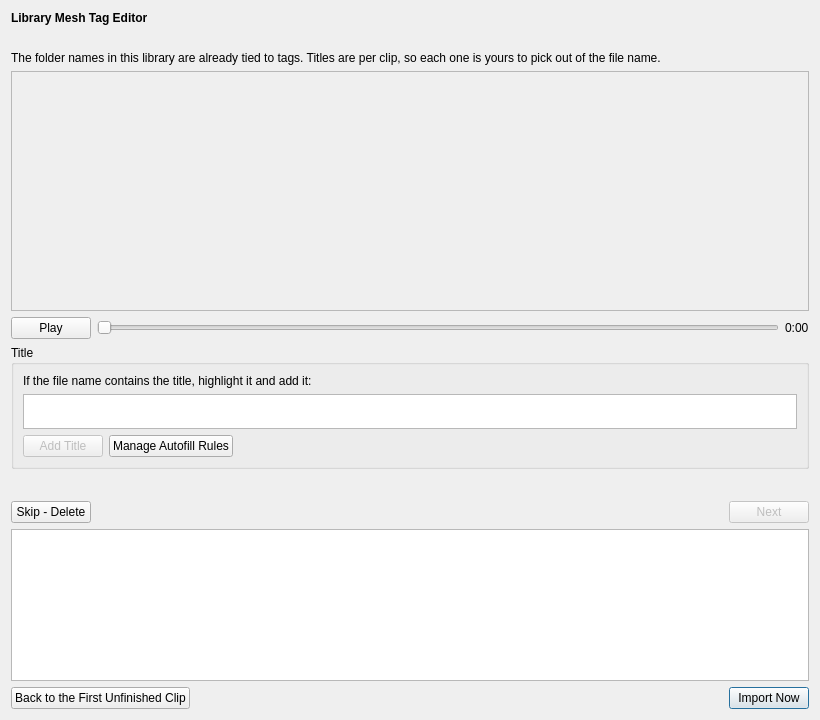
<?xml version="1.0" encoding="UTF-8"?>
<ui version="4.0">
 <class>QueueWindow</class>
 <widget class="QWidget" name="QueueWindow">
  <property name="geometry">
   <rect>
    <x>0</x>
    <y>0</y>
    <width>820</width>
    <height>720</height>
   </rect>
  </property>
  <property name="minimumSize">
   <size>
    <width>720</width>
    <height>620</height>
   </size>
  </property>
  <property name="windowTitle">
   <string>Library Mesh Tag Editor</string>
  </property>
  <layout class="QVBoxLayout" name="queueLayout">
   <property name="spacing">
    <number>6</number>
   </property>
   <item>
    <widget class="QLabel" name="labelTitle">
     <property name="styleSheet">
      <string notr="true">font-weight: bold;</string>
     </property>
     <property name="text">
      <string>Library Mesh Tag Editor</string>
     </property>
    </widget>
   </item>
   <item>
    <widget class="QLabel" name="labelProgress">
     <property name="text">
      <string/>
     </property>
    </widget>
   </item>
   <item>
    <widget class="QLabel" name="labelIntro">
     <property name="text">
      <string>The folder names in this library are already tied to tags. Titles are per clip, so each one is yours to pick out of the file name.</string>
     </property>
     <property name="wordWrap">
      <bool>true</bool>
     </property>
    </widget>
   </item>
   <item>
    <widget class="QFrame" name="videoContainer">
     <property name="minimumSize">
      <size>
       <width>0</width>
       <height>240</height>
      </size>
     </property>
     <property name="frameShape">
      <enum>QFrame::Shape::StyledPanel</enum>
     </property>
    </widget>
   </item>
   <item>
    <layout class="QHBoxLayout" name="transportLayout">
     <item>
      <widget class="QPushButton" name="buttonPlay">
       <property name="text">
        <string>Play</string>
       </property>
      </widget>
     </item>
     <item>
      <widget class="QSlider" name="sliderPosition">
       <property name="orientation">
        <enum>Qt::Orientation::Horizontal</enum>
       </property>
      </widget>
     </item>
     <item>
      <widget class="QLabel" name="labelPosition">
       <property name="text">
        <string>0:00</string>
       </property>
      </widget>
     </item>
    </layout>
   </item>
   <item>
    <widget class="QGroupBox" name="titleBox">
     <property name="title">
      <string>Title</string>
     </property>
     <layout class="QVBoxLayout" name="titleLayout">
      <item>
       <widget class="QLabel" name="labelFileNameCaption">
        <property name="text">
         <string>If the file name contains the title, highlight it and add it:</string>
        </property>
        <property name="wordWrap">
         <bool>true</bool>
        </property>
       </widget>
      </item>
      <item>
       <widget class="QPlainTextEdit" name="textFileName">
        <property name="maximumSize">
         <size>
          <width>16777215</width>
          <height>35</height>
         </size>
        </property>
        <property name="toolTip">
         <string>Drag across the part of the name that is the clip's title.</string>
        </property>
        <property name="readOnly">
         <bool>true</bool>
        </property>
       </widget>
      </item>
      <item>
       <layout class="QHBoxLayout" name="titleButtons">
        <item>
         <widget class="QPushButton" name="buttonAddTitle">
          <property name="enabled">
           <bool>false</bool>
          </property>
          <property name="toolTip">
           <string>Puts the highlighted text in the Title field. You can still type over it afterwards.</string>
          </property>
          <property name="text">
           <string>Add Title</string>
          </property>
         </widget>
        </item>
        <item>
         <widget class="QPushButton" name="buttonManageRules">
          <property name="toolTip">
           <string>Teach commcut that a piece of a file name means a tag, so it fills that tag in for you from now on.</string>
          </property>
          <property name="text">
           <string>Manage Autofill Rules</string>
          </property>
         </widget>
        </item>
        <item>
         <spacer name="titleSpacer">
          <property name="orientation">
           <enum>Qt::Orientation::Horizontal</enum>
          </property>
          <property name="sizeHint" stdset="0">
           <size>
            <width>20</width>
            <height>20</height>
           </size>
          </property>
         </spacer>
        </item>
       </layout>
      </item>
     </layout>
    </widget>
   </item>
   <item>
    <widget class="TagForm" name="tagForm" native="true"/>
   </item>
   <item>
    <widget class="QLabel" name="labelConflicts">
     <property name="text">
      <string/>
     </property>
     <property name="wordWrap">
      <bool>true</bool>
     </property>
    </widget>
   </item>
   <item>
    <spacer name="queueSpacer">
     <property name="orientation">
      <enum>Qt::Orientation::Vertical</enum>
     </property>
     <property name="sizeHint" stdset="0">
      <size>
       <width>20</width>
       <height>20</height>
      </size>
     </property>
    </spacer>
   </item>
   <item>
    <layout class="QHBoxLayout" name="queueButtons">
     <item>
      <widget class="QPushButton" name="buttonSkipDelete">
       <property name="toolTip">
        <string>Deletes this video from the import folder. It will not be in your library, and this cannot be undone. Keep anything you want somewhere else first.</string>
       </property>
       <property name="text">
        <string>Skip - Delete</string>
       </property>
      </widget>
     </item>
     <item>
      <spacer name="buttonSpacer">
       <property name="orientation">
        <enum>Qt::Orientation::Horizontal</enum>
       </property>
       <property name="sizeHint" stdset="0">
        <size>
         <width>40</width>
         <height>20</height>
        </size>
       </property>
      </spacer>
     </item>
     <item>
      <widget class="QPushButton" name="buttonNext">
       <property name="enabled">
        <bool>false</bool>
       </property>
       <property name="text">
        <string>Next</string>
       </property>
       <property name="default">
        <bool>true</bool>
       </property>
      </widget>
     </item>
    </layout>
   </item>
   <item>
    <widget class="QPlainTextEdit" name="textReport">
     <property name="visible">
      <bool>false</bool>
     </property>
     <property name="readOnly">
      <bool>true</bool>
     </property>
    </widget>
   </item>
   <item>
    <layout class="QHBoxLayout" name="finishButtons">
     <item>
      <widget class="QPushButton" name="buttonReopen">
       <property name="visible">
        <bool>false</bool>
       </property>
       <property name="text">
        <string>Back to the First Unfinished Clip</string>
       </property>
      </widget>
     </item>
     <item>
      <spacer name="finishSpacer">
       <property name="orientation">
        <enum>Qt::Orientation::Horizontal</enum>
       </property>
       <property name="sizeHint" stdset="0">
        <size>
         <width>40</width>
         <height>20</height>
        </size>
       </property>
      </spacer>
     </item>
     <item>
      <widget class="QPushButton" name="buttonImport">
       <property name="visible">
        <bool>false</bool>
       </property>
       <property name="text">
        <string>Import Now</string>
       </property>
       <property name="default">
        <bool>true</bool>
       </property>
      </widget>
     </item>
    </layout>
   </item>
  </layout>
 </widget>
 <customwidgets>
  <customwidget>
   <class>TagForm</class>
   <extends>QWidget</extends>
   <header>tag_form</header>
   <container>1</container>
  </customwidget>
 </customwidgets>
 <resources/>
 <connections/>
</ui>
